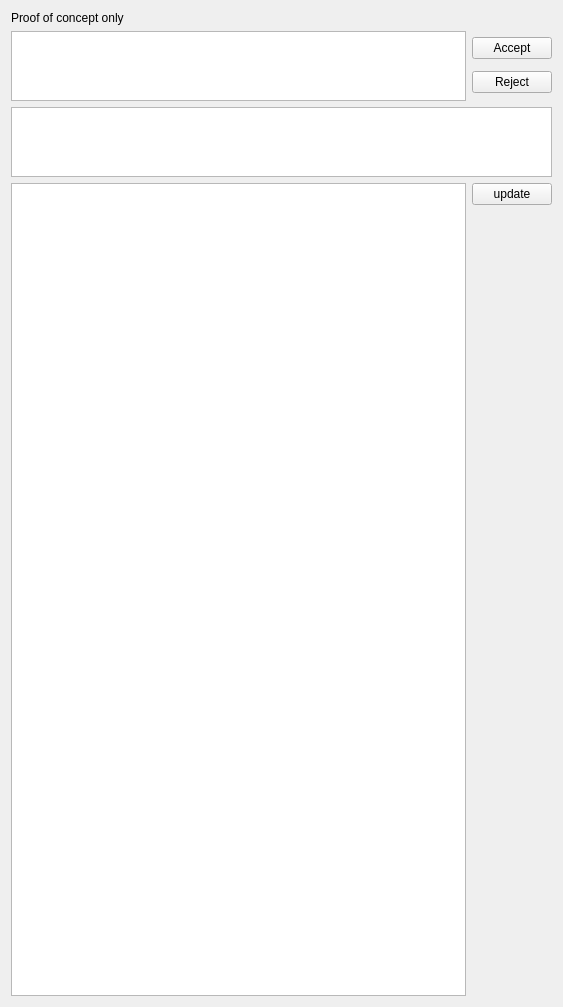
<?xml version="1.0" encoding="UTF-8"?>
<ui version="4.0">
 <class>ReviewQueueWidget</class>
 <widget class="QWidget" name="ReviewQueueWidget">
  <property name="geometry">
   <rect>
    <x>0</x>
    <y>0</y>
    <width>563</width>
    <height>1007</height>
   </rect>
  </property>
  <property name="windowTitle">
   <string>Form</string>
  </property>
  <layout class="QVBoxLayout" name="verticalLayout_8">
   <item>
    <widget class="QLabel" name="label">
     <property name="text">
      <string>Proof of concept only </string>
     </property>
    </widget>
   </item>
   <item>
    <layout class="QVBoxLayout" name="verticalLayout_2">
     <item>
      <layout class="QHBoxLayout" name="horizontalLayout_7">
       <item>
        <widget class="AddressListView" name="tableView_3">
         <property name="sizePolicy">
          <sizepolicy hsizetype="Expanding" vsizetype="Maximum">
           <horstretch>0</horstretch>
           <verstretch>0</verstretch>
          </sizepolicy>
         </property>
        </widget>
       </item>
       <item>
        <layout class="QVBoxLayout" name="verticalLayout_4">
         <item>
          <widget class="QPushButton" name="pushButton_2">
           <property name="text">
            <string>Accept</string>
           </property>
          </widget>
         </item>
         <item>
          <widget class="QPushButton" name="pushButton">
           <property name="text">
            <string>Reject</string>
           </property>
          </widget>
         </item>
        </layout>
       </item>
      </layout>
     </item>
     <item>
      <layout class="QHBoxLayout" name="horizontalLayout_4">
       <item>
        <widget class="AddressListView" name="uAddressListView">
         <property name="sizePolicy">
          <sizepolicy hsizetype="Expanding" vsizetype="Maximum">
           <horstretch>0</horstretch>
           <verstretch>0</verstretch>
          </sizepolicy>
         </property>
        </widget>
       </item>
       <item>
        <layout class="QVBoxLayout" name="verticalLayout_7"/>
       </item>
      </layout>
     </item>
     <item>
      <layout class="QHBoxLayout" name="horizontalLayout_6">
       <property name="sizeConstraint">
        <enum>QLayout::SetMinAndMaxSize</enum>
       </property>
       <item>
        <widget class="QTableWidget" name="tableWidget_2"/>
       </item>
       <item>
        <layout class="QVBoxLayout" name="verticalLayout_6">
         <item>
          <widget class="QPushButton" name="pushButton_3">
           <property name="text">
            <string>update</string>
           </property>
          </widget>
         </item>
         <item>
          <spacer name="verticalSpacer">
           <property name="orientation">
            <enum>Qt::Vertical</enum>
           </property>
           <property name="sizeHint" stdset="0">
            <size>
             <width>20</width>
             <height>40</height>
            </size>
           </property>
          </spacer>
         </item>
        </layout>
       </item>
      </layout>
     </item>
    </layout>
   </item>
  </layout>
 </widget>
 <customwidgets>
  <customwidget>
   <class>AddressListView</class>
   <extends>QTableView</extends>
   <header>AddressList</header>
  </customwidget>
 </customwidgets>
 <resources/>
 <connections/>
</ui>
